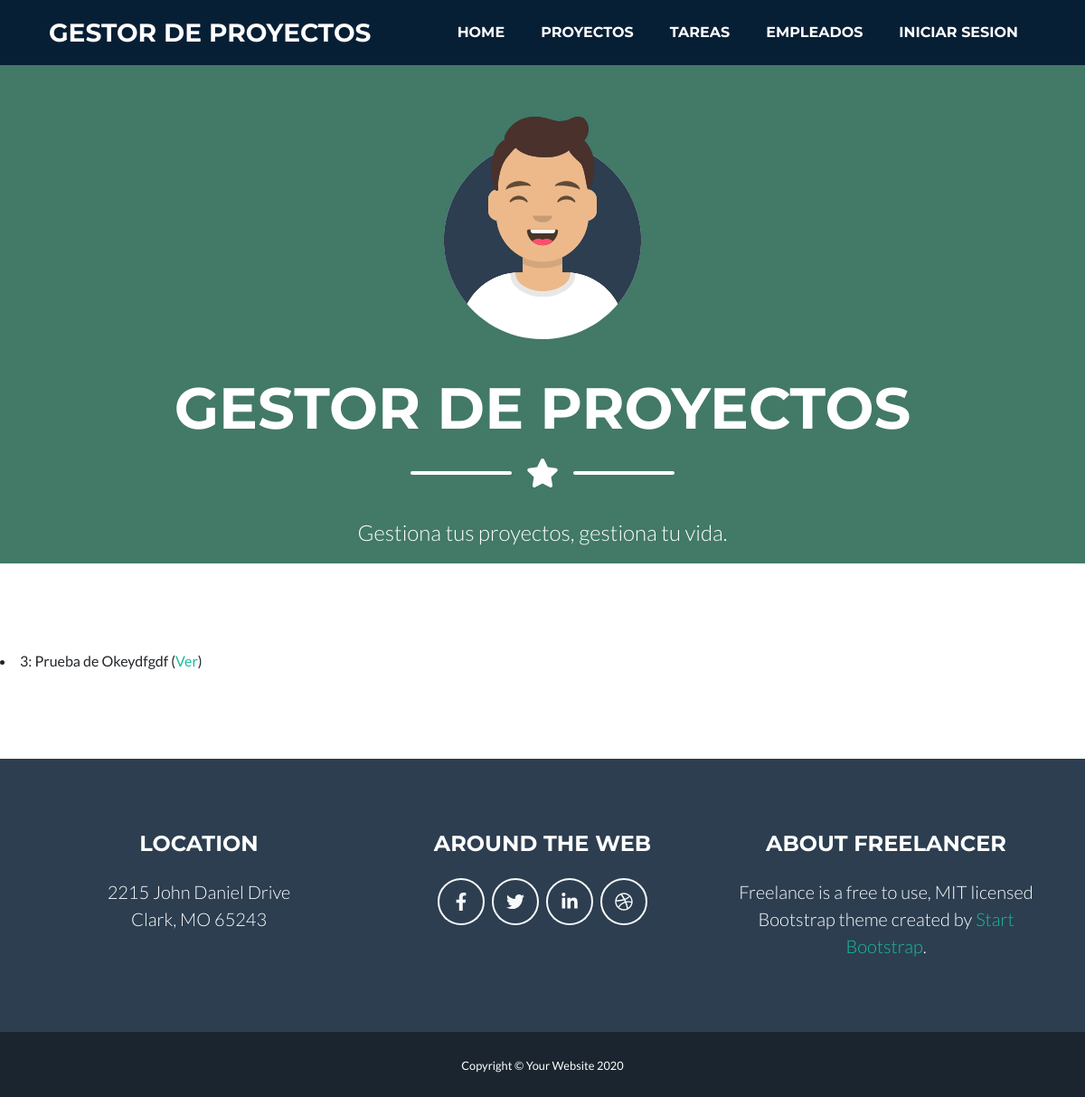
Before: /appGestorProyectos/home/ with the older database file.
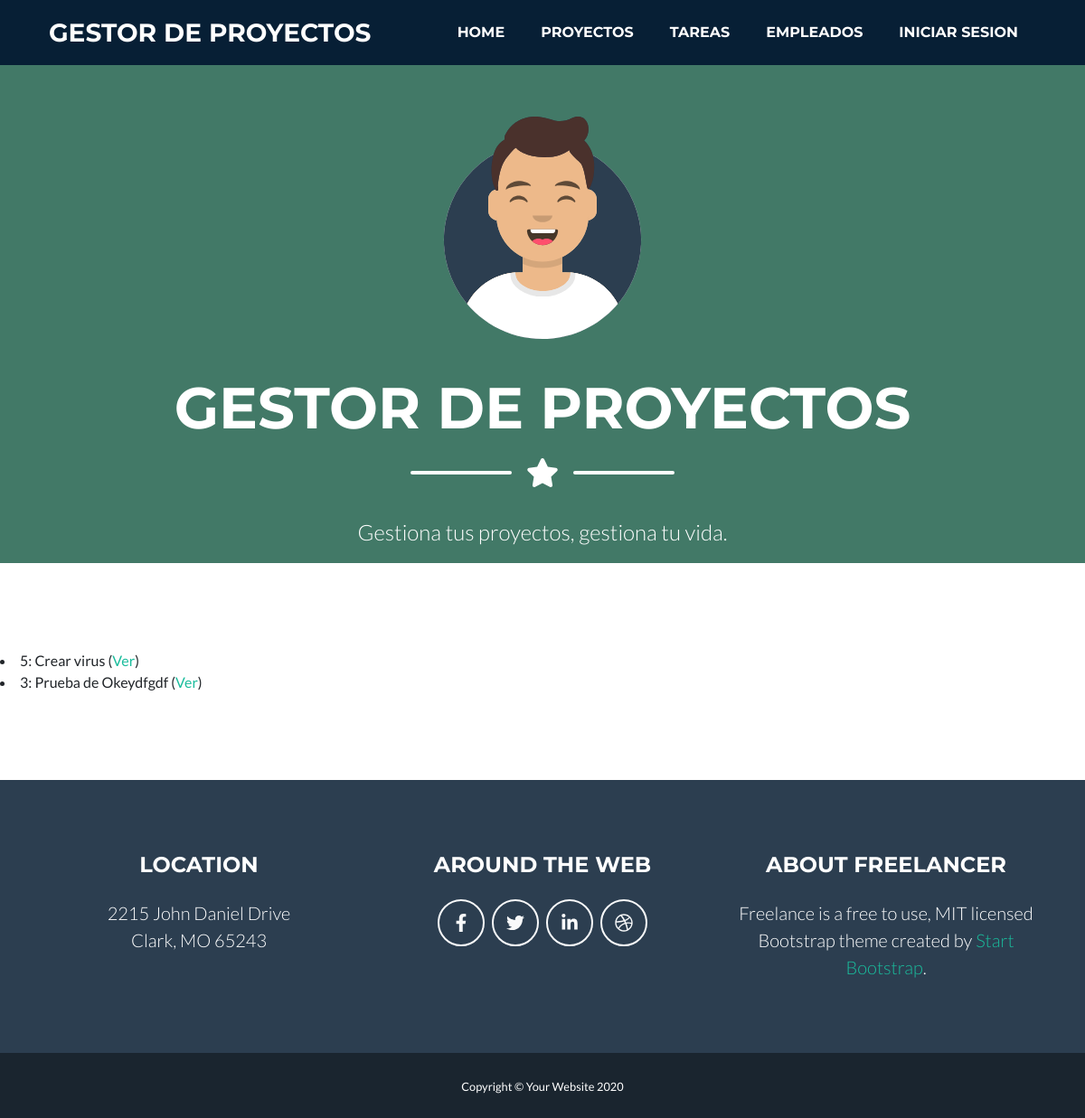
After: the same page with the newer database file.
### appGestorProyectos/models.py (models this page shows, shortened)
class Proyecto(models.Model):
    nombre = models.CharField(max_length=50)
    descripcion = models.TextField(max_length=200)
    fecha_inicio = models.DateField(("Date"), default=date.today)
    fecha_fin = models.DateField(("Date"), default=date.today)
    presupuesto = models.IntegerField(default=0)
    nombre_cliente = models.CharField(max_length=20, default="")
    apellidos_cliente = models.CharField(max_length=50, default="")
    email_cliente = models.EmailField(max_length=100, default="")
    telefono_cliente = models.IntegerField(default=0)
    tarea = models.ManyToManyField(Tarea)
    responsable = models.ForeignKey(Empleado, on_delete=models.CASCADE)

### appGestorProyectos/views.py (the view)
# urls.py: path('home/', views.ProyectosListView.as_view(), name='home'),
class ProyectosListView(ListView):
    model = Proyecto
    template_name = 'home.html'
    queryset = Proyecto.objects.order_by('nombre')
    context_object_name = 'listado_proyectos'
    def get_context_data(self, **kwargs):
        context = super(ProyectosListView, self).get_context_data(**kwargs)
        context['titulo_pagina'] = 'TUS PROYECTOS'
        return context

### appGestorProyectos/templates/home.html
{% extends "index.html" %}
{% load static %}
{% block header %}
    <header class="masthead bg-primary text-white text-center">
        <div class="container d-flex align-items-center flex-column">
            <img class="masthead-avatar mb-5" src="{% static 'img/avataaars.svg' %}" alt="" />
            <h1 class="masthead-heading text-uppercase mb-0">Gestor de proyectos</h1>
            <div class="divider-custom divider-light">
                <div class="divider-custom-line"></div>
                <div class="divider-custom-icon"><i class="fas fa-star"></i></div>
                <div class="divider-custom-line"></div>
            </div>
            <p class="masthead-subheading font-weight-light mb-0">Gestiona tus proyectos, gestiona tu vida.</p>
        </div>
    </header>
{% endblock %}
{% block main %}
    {% for pro in listado_proyectos %}
        <li>
            {{ pro.id }}: {{ pro.nombre }} (<a href="{% url 'proyecto' pro.id %}">Ver</a>)
        </li>
    {% endfor %}
{% endblock %}

Changed rows visible on the page:
added Proyecto: id "5", nombre "Crear virus"
